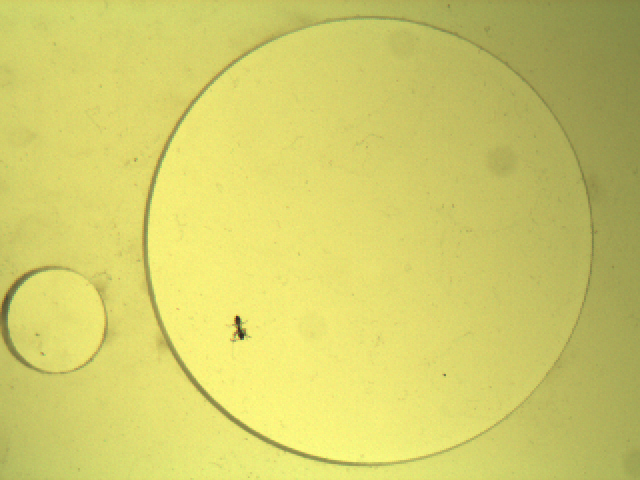
#> input picture Lab3/antImages/antpic_01.png, 640 x 480 px
$ python image_processing.py
#> lines starting #> are read from the running program, lines starting #| are printed output that depends on the picture
import cv2
import sys
import numpy as np
import time
import os

img = cv2.imread(os.path.join('antImages','antpic_01.png'),0) #this will import the image.
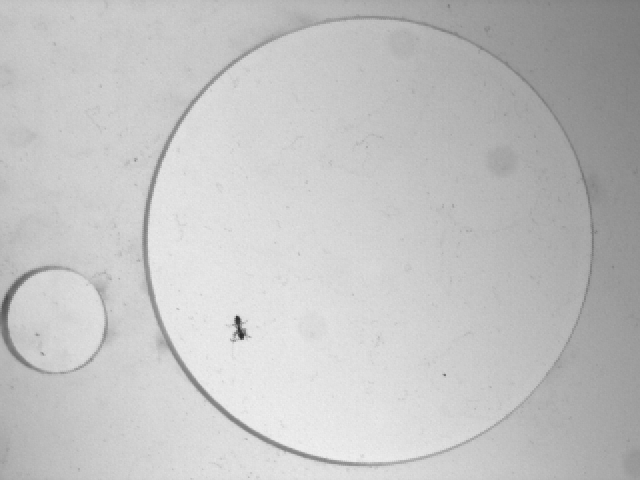
#> img: shape (480, 640); min 43, max 240, mean 194.7

# insert your image processing data here

#> (the run stopped early here; a loop or call above may not have finished)
